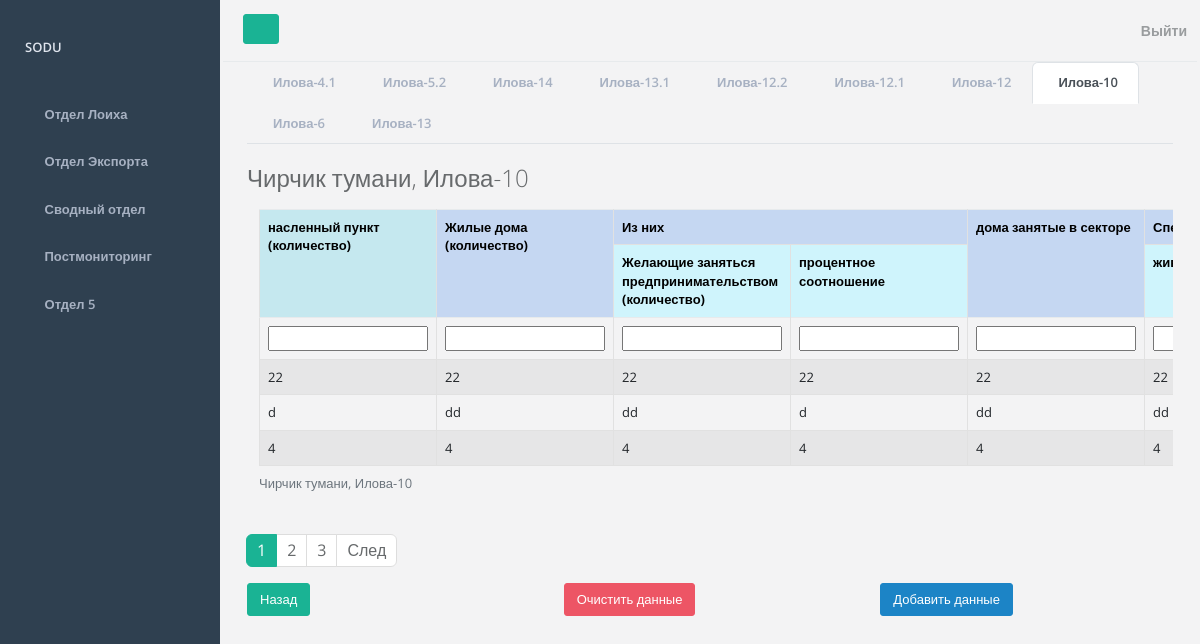
Screenshot of /form/loiha10 (signed in) with the database file from the repository.
### mainapp/models.py (models this page shows, shortened)
class CustomUser(AbstractUser):
    district = models.ForeignKey(District, on_delete=models.PROTECT, blank=True, null=True)
    class Meta:
        verbose_name = 'Пользователь'
        verbose_name_plural = 'Пользователи'

class District(models.Model):
    id = models.AutoField(primary_key=True)
    district = models.CharField(max_length=50, verbose_name="Район", blank=True, null=True)
    def __str__(self):
        return self.district
    class Meta:
        verbose_name = 'Район'
        verbose_name_plural = 'Районы'

class Loiha10(models.Model):
    district = models.ForeignKey(District, on_delete=models.PROTECT, verbose_name="Район")
    locality_amount = models.CharField(max_length=255, verbose_name="насленный пункт (количество)")
    residential_buildings_amount = models.CharField(max_length=255, verbose_name="Жилые дома (количество)")
    who_want_to_do_business_residential_buildings = models.CharField(max_length=255, verbose_name="Желающие заняться предпринимательством (количество)")
    percent_residential_buildings = models.CharField(max_length=255, verbose_name="процентное соотношение")
    employed_in_the_sector = models.CharField(max_length=255, verbose_name="дома занятые в секторе")
    animal_husbandry_speciality = models.CharField(max_length=255, verbose_name="животноводство")
    poultry_farming_specialty = models.CharField(max_length=255, verbose_name="птицеводство")
    rabbing_breeding_specialty = models.CharField(max_length=255, verbose_name="кроликоведение")
    Beekeeping_specialty = models.CharField(max_length=255, verbose_name="пчеловодство")
    farm_specialty = models.CharField(max_length=255, verbose_name="фермерство")
    gardening_specialty = models.CharField(max_length=255, verbose_name="садоводство")
    greenhouses_specialty = models.CharField(max_length=255, verbose_name="парники")
    teaching_specialty = models.CharField(max_length=255, verbose_name="преподование")
    small_production_specialty = models.CharField(max_length=255, verbose_name="мелькое производство")
    tourism_specialty = models.CharField(max_length=255, verbose_name="туризм")
    services_specialty = models.CharField(max_length=255, verbose_name="услуги")
    other_specialty = models.CharField(max_length=255, verbose_name="другие")
    remaining_on_the_iron_notebook = models.CharField(max_length=255, verbose_name="железная тетрадь оставшиеся")
    remaining_on_the_youth_notebook = models.CharField(max_length=255, verbose_name="молодёжная тетрадь оставшиеся")
    remaining_on_the_womens_notebook = models.CharField(max_length=255, verbose_name="женская тетрадь оставшиеся")
    time_create = models.DateTimeField(auto_now_add=True, verbose_name="Дата создания записи")
    time_update = models.DateTimeField(auto_now=True, verbose_name="Дата обновления записи")
    is_published = models.BooleanField(default=True, verbose_name="Опубликовано")
    class Meta:
        verbose_name = 'Таблица 10'
        verbose_name_plural = 'Таблицы 10'
        ordering = ['-time_create']

### mainapp/views.py (the view)
# urls.py: path('form/loiha10', add_data_table_Loiha10, name='form_loiha10'),
def add_data_table_Loiha10(request):
    return add_data_table(request, 'loiha10', TableFormLoiha10, 'table_loiha10', 'Илова-10')

### mainapp/forms.py
class TableFormLoiha10(ModelForm):
    class Meta:
        model = Loiha10
        fields = '__all__'
        exclude = ['district', 'is_published']

### mainapp/utils.py (called while the page is built)
def show_data_table(request, model):
    if request.user.is_authenticated:
        queryset = model.objects.filter(district=request.user.district)
    else:
        return None
    return queryset

def make_context_by_form(data, form, menu, page_obj):
    context = {
        'title': data,
        'form': form,
        'projects_department': menu,
        'page_obj': page_obj
    }
    return context

def paginate_page(request, table_data):
    if not table_data:
        return None                   # можно убрать потом
    paginator = Paginator(table_data, 3)
    page_number = request.GET.get('page')
    page_obj = paginator.get_page(page_number)
    return page_obj

### mainapp/views.py (called while the page is built)
@login_required
def add_data_table(request, model_name, model_form, redirect_url, page_title):
    model = loiha_models.get(model_name, None)
    table_data = show_data_table(request, model)
    page_obj = paginate_page(request, table_data)
    if request.method == 'POST':
        form = model_form(request.POST)
        if form.is_valid():
            try:
                model.objects.create(**form.cleaned_data, district=request.user.district)
                return redirect(redirect_url)
            except:
                form.add_error(None, 'Ошибка добавления данных')
    else:
        form = model_form()
    context = make_context_by_form(page_title, form, projects_department, page_obj)
    return render(request, f'mainapp/forms/form_{model_name}.html', context)

### mainapp/templates/mainapp/forms/form_loiha10.html (shortened to what this page needs)
{% extends 'mainapp/data_table/table_loiha10.html' %}
{% block form %}
<form action="{% url 'form_loiha10'%}" method="post">
    <tr>
        {% include 'mainapp/forms/components/_form-fields.html' %}
    </tr>
    {% endblock %}
    {% block add_data %}
    {% include 'mainapp/forms/components/_add-info-button.html' %}
    {%endblock%}
{% block export_table %}
{% include 'mainapp/forms/components/_back-button.html' %}
{% endblock %}
{% block view_data%}
{% include 'mainapp/forms/components/_reset-button.html' %}
{% endblock %}

### mainapp/templates/mainapp/data_table/table_loiha10.html (shortened to what this page needs)
{% extends 'mainapp/departments/projects_department.html' %}
{% block table %}
<h2 class="mb-3">
    {% include 'mainapp/data_table/components/table_title.html' %}
</h2>
<div class="container overflow-auto">
    <table class="table table-bordered table-striped">
        <caption>
            {% include 'mainapp/data_table/components/table_title.html' %}
        </caption>
        <tr>
            <th class="table-info" rowspan="2">насленный пункт (количество)</th>
            <th class="table-primary" rowspan="2"> Жилые дома (количество)</th>
            <th class="table-primary" colspan="2"> Из них</th>
            <th class="table-primary" rowspan="2">дома занятые в секторе</th>
            <th class="table-primary" colspan="12">Специализация</th>
        </tr>
        <tr>
            <th class="table-info">Желающие заняться предпринимательством<br>(количество)</th>
            <th class="table-info">процентное соотношение</th>
            <th class="table-info">животноводство</th>
        </tr>
        <tr>
            {% block form %}
            {%endblock%}
        </tr>
        {% for data in page_obj %}
        <tr>
            <td>{{ data.locality_amount }}</td>
            <td>{{ data.residential_buildings_amount }}</td>
            <td>{{ data.who_want_to_do_business_residential_buildings }}</td>
            <td>{{ data.percent_residential_buildings }}</td>
            <td>{{ data.employed_in_the_sector }}</td>
            <td>{{ data.animal_husbandry_speciality }}</td>
        </tr>
        {%endfor%}
    </table>
</div>
{% include 'mainapp/pagination.html' %}
{% endblock %}

### mainapp/templates/mainapp/base.html (shortened to what this page needs)
<!DOCTYPE html>
{% load static %}
<html lang="en">
<head>
    <link href="https://cdn.jsdelivr.net/npm/bootstrap@5.2.3/dist/css/bootstrap.min.css" rel="stylesheet"
>
    <link rel="stylesheet" href="{% static 'mainapp/css/font-awesome.min.css' %}">
    <link rel="stylesheet" href="{% static 'mainapp/css/main.css' %}">
</head>
<body>
<div id="wrapper">
    <nav class="navbar-default navbar-static-side" role="navigation">
        <div class="sidebar-collapse">
            <ul class="nav metismenu" id="side-menu">
                <li class="nav-header">
                    <div class="dropdown profile-element">
                        <a data-toggle="dropdown" class="dropdown-toggle" href="#">
                            <span class="block m-t-xs font-bold">{{ request.user.username|upper }}</span>
                        </a>
                    </div>
                </li>
                <li>
                    <a href="{% url 'department_projects' %}"
                    ><i class="fa fa-diamond"></i>
                        <span class="nav-label">Отдел Лоиха</span></a
                    >
                </li>
                <li>
                    <a href="{% url 'department_exports' %}">
                        <i class="fa fa-bar-chart-o"></i>
                        <span class="nav-label">Отдел Экспорта</span>
                    </a>
                </li>
                <li>
                    <a href="{% url 'department_3' %}"
                    ><i class="fa fa-pie-chart"></i>
                        <span class="nav-label">Сводный отдел</span>
                    </a>
                </li>
                <li>
                    <a href="{% url 'department_4' %}"
                    ><i class="fa fa-flask"></i>
                        <span class="nav-label">Постмониторинг</span></a
                    >
                </li>
                <li>
                    <a href="{% url 'department_5' %}">
                        <i class="fa fa-table"></i>
                        <span class="nav-label">Отдел 5</span></a>
                </li>
            </ul>
        </div>
    </nav>
    <div id="page-wrapper" class="gray-bg dashbard-1">
        <div class="row border-bottom">
            <nav
                    class="navbar navbar-static-top"
                    role="navigation"
                    style="margin-bottom: 0"
            >
                <div class="navbar-header">
                    <a
                            class="navbar-minimalize minimalize-styl-2 btn btn-primary"
                            href="#"
                    ><i class="fa fa-bars"></i>
                    </a>
                    <form
                            role="search"
                            class="navbar-form-custom"
                            action="search_results.html"
                    >
                    </form>
                </div>
                <ul class="nav navbar-top-links navbar-right">
                    <li>
                        {% include 'mainapp/header.html' %}
                    </li>
                </ul>
            </nav>
        </div>
        <div class="container">
            <div class="row">
                <div class="col-12">
                    {% block tables %}
                    {% endblock %}
                </div>
                {% if not 'week' in request.get_full_path and not 'filter/month' in request.get_full_path %}
                <div class="col">
                    {% block export_table %}
                    {% endblock %}
                </div>
                {% elif 'week' in request.get_full_path %}
                <div class="col">
                    {% block export_table_week %}
                    {% endblock %}
                </div>
                {% elif 'filter/month' in request.get_full_path %}
                <div class="col">
                    {% block export_table_month %}
                    {% endblock %}
                </div>
                {% endif %}
                <div class="col">
                    {% block view_data %}
                    {% endblock %}
                </div>
                <div class="col">
                    {% block add_data %}
                    {% endblock %}
                </div>
            </div>
        </div>
    </div>
</div>
</body>
</html>

### mainapp/templates/mainapp/data_table/components/table_title.html
{% if request.user.district != None %}
    {{ request.user.district }},
{% endif %}
{{ title }}

### rows the page displays
CustomUser: user.username "SODU", user.district "Чирчик тумани Чирчик тумани"
Loiha10: locality_amount "22", residential_buildings_amount "22", who_want_to_do_business_residential_buildings "22", percent_residential_buildings "22", employed_in_the_sector "22", animal_husbandry_speciality "22"
Loiha10: locality_amount "d", residential_buildings_amount "dd", who_want_to_do_business_residential_buildings "dd", percent_residential_buildings "d", employed_in_the_sector "dd", animal_husbandry_speciality "dd"
Loiha10: locality_amount "4", residential_buildings_amount "4", who_want_to_do_business_residential_buildings "4", percent_residential_buildings "4", employed_in_the_sector "4", animal_husbandry_speciality "4"

### other values shown
{{ table.table_name }} "Илова-4.1" "Илова-5.2" "Илова-14" "Илова-13.1" "Илова-12.2" "Илова-12.1" "Илова-12" "Илова-10" "Илова-6" "Илова-13"
{{ title }} "Илова-10 Илова-10"
{{ p }} "1"
{{ p }} "2" "3"
